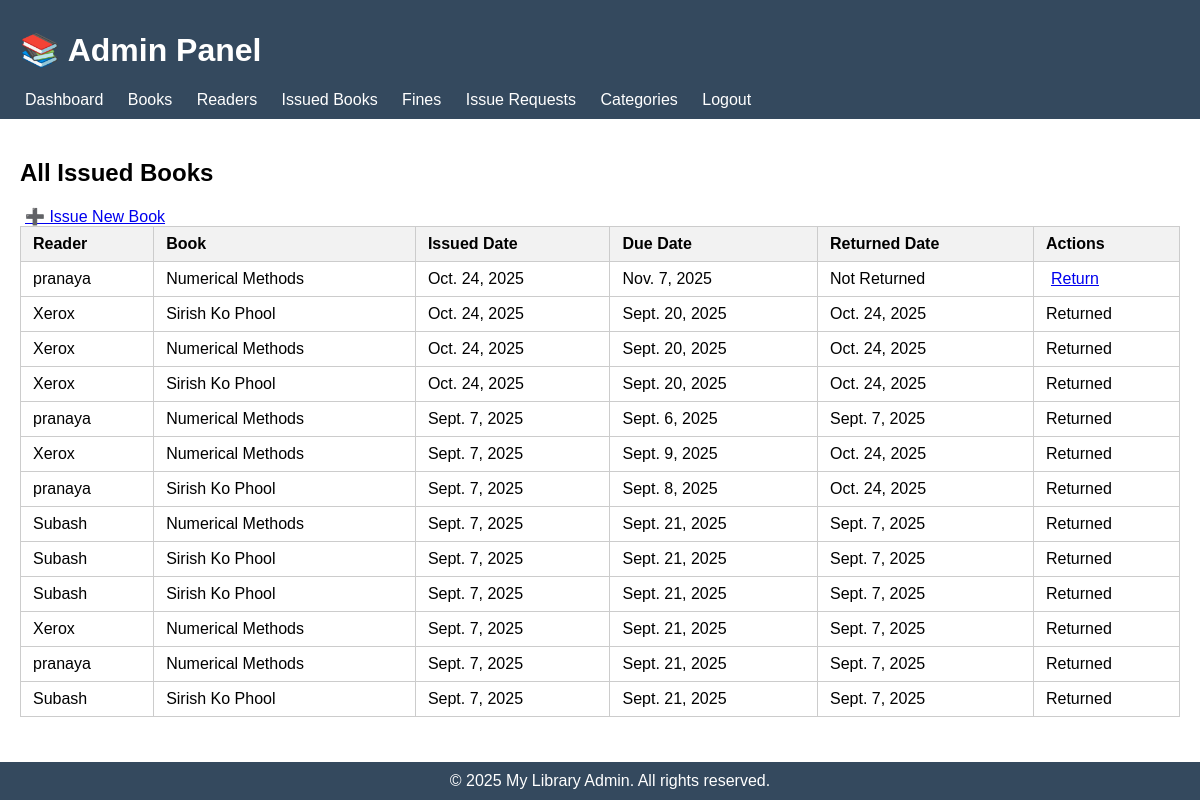
The app's page /issues/, older data.
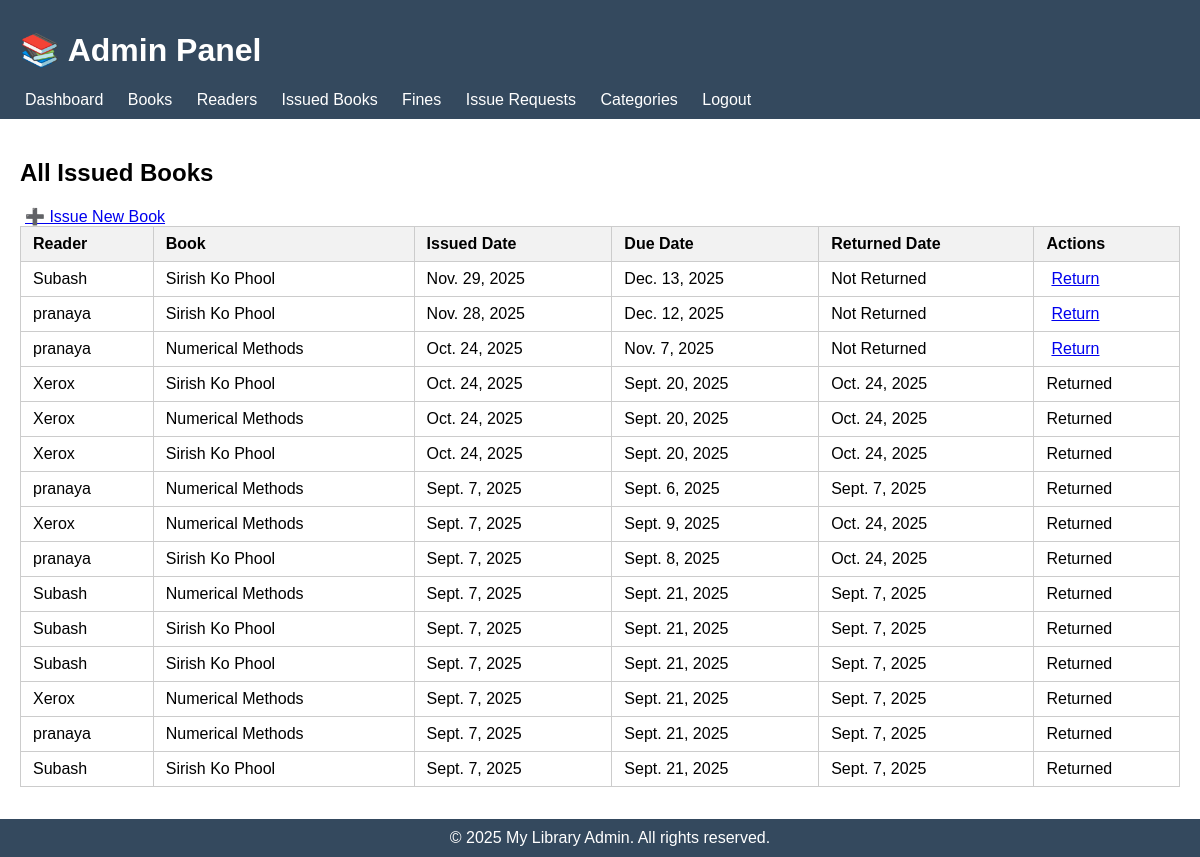
The same page, newer data.
### lib/models.py (models this page shows, shortened)
class Issue(models.Model):
    reader = models.ForeignKey('Reader', on_delete=models.CASCADE, related_name='issues')
    book = models.ForeignKey('Book', on_delete=models.CASCADE, related_name='issues')
    issued_date = models.DateField(auto_now_add=True)
    due_date = models.DateField(default=default_due_date)
    returned_date = models.DateField(blank=True, null=True)

class Reader(models.Model):
    reader_id = models.CharField(max_length=20, unique=True)  # Custom ID for library users
    name = models.CharField(max_length=200)
    date_of_birth = models.DateField()
    phone_number = models.CharField(max_length=15, unique=True)  # to avoid duplicates
    address = models.TextField()
    password = models.CharField(max_length=128, default='temp123')

class Book(models.Model):
    name = models.CharField(max_length=200)  # Book title
    isbn = models.CharField(max_length=13, unique=True)  # ISBN number
    image = models.ImageField(upload_to='book_images/', blank=True, null=True)  # Cover image
    author = models.CharField(max_length=200)  # Author name
    category = models.ForeignKey(Category, on_delete=models.SET_NULL, null=True, related_name='books')
    number_in_stock = models.PositiveIntegerField(default=0)  # Available copies
    description = models.TextField(blank=True, null=True, default="No description available")
    rating = models.IntegerField(default=4)

### lib/views.py (the view)
# urls.py: path('issues/', views.view_issues, name='view_issues'),
def view_issues(request):
    issues = Issue.objects.all().order_by('-issued_date')  # latest first
    return render(request, 'view_issues.html', {'issues': issues})

### lib/templates/view_issues.html (shortened to what this page needs)
{% extends 'admin_base.html' %}
{% block content %}
<!DOCTYPE html>
<html>
<head>
</head>
<body>
    <h2>All Issued Books</h2>
    <a href="{% url 'issue_book' %}">➕ Issue New Book</a>
    <table>
        <thead>
            <tr>
                <th>Reader</th>
                <th>Book</th>
                <th>Issued Date</th>
                <th>Due Date</th>
                <th>Returned Date</th>
                <th>Actions</th>
            </tr>
        </thead>
        <tbody>
            {% for issue in issues %}
            <tr class="{% if issue.is_overdue %}overdue{% endif %}">
                <td>{{ issue.reader.name }}</td>
                <td>{{ issue.book.name }}</td>
                <td>{{ issue.issued_date }}</td>
                <td>{{ issue.due_date }}</td>
                <td>
                    {% if issue.returned_date %}
                        {{ issue.returned_date }}
                    {% else %}
                        Not Returned
                    {% endif %}
                </td>
                <td>
                    {% if not issue.returned_date %}
                        <a href="{% url 'return_book' issue.pk %}">Return</a>
                    {% else %}
                        Returned
                    {% endif %}
                </td>
            </tr>
            {% empty %}
            <tr>
                <td colspan="6">No books have been issued yet.</td>
            </tr>
            {% endfor %}
        </tbody>
    </table>
</body>
</html>
{% endblock%}

### lib/templates/admin_base.html (shortened to what this page needs)
<!DOCTYPE html>
<html>
<head>
</head>
<body>
<header>
    <h1>📚 Admin Panel</h1>
    <nav>
        <a href="{% url 'admin_dashboard' %}">Dashboard</a>
        <a href="{% url 'view_books' %}">Books</a>
        <a href="{% url 'view_readers' %}">Readers</a>
        <a href="{% url 'view_issues' %}">Issued Books</a>
        <a href="{% url 'view_fines' %}">Fines</a>
        <a href="{% url 'admin_issue_requests' %}">Issue Requests</a>
        <a href="{% url 'view_categories' %}">Categories</a>
        <a href="{% url 'logout_admin' %}">Logout</a>
    </nav>
</header>
<main>
    {% block content %}
    {% endblock %}
</main>
<footer>
    &copy; {% now "Y" %} My Library Admin. All rights reserved.
</footer>
</body>
</html>

### lib/templates/admin_base.html (style rules this page uses)
body { font-family: Arial, sans-serif; margin:0; padding:0; }
header { background-color: #34495e; color: white; padding: 10px 20px; }
nav a { color: white; margin-right: 15px; text-decoration: none; }
main { padding: 20px; margin-bottom: 50px; }
footer { background-color: #34495e; color: white; text-align: center; padding: 10px; position: fixed; width: 100%; bottom: 0; }

### lib/templates/view_issues.html (style rules this page uses)
table { width: 100%; border-collapse: collapse; }
th, td { padding: 8px 12px; border: 1px solid #ccc; text-align: left; }
th { background-color: #f2f2f2; }
a { margin: 0 5px; }

Row changes from the older to the newer data that the page shows:
added Issue: reader.name "Subash", book.name "Sirish Ko Phool", issued_date "Nov. 29, 2025", due_date "Dec. 13, 2025", shows "Not Returned"
added Issue: reader.name "pranaya", book.name "Sirish Ko Phool", issued_date "Nov. 28, 2025", due_date "Dec. 12, 2025", shows "Not Returned"
